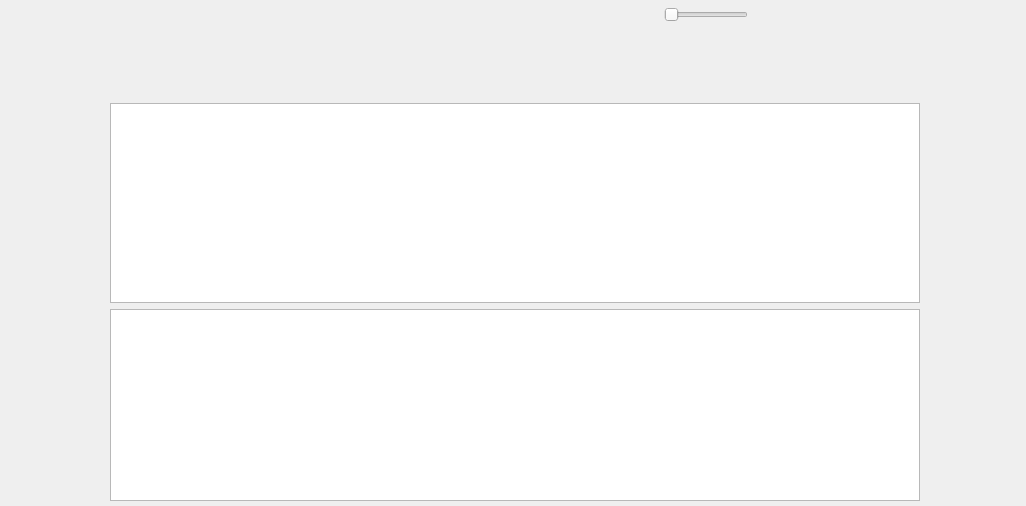
<?xml version="1.0" encoding="UTF-8"?>
<ui version="4.0">
 <class>StandardFace</class>
 <widget class="QWidget" name="StandardFace">
  <property name="geometry">
   <rect>
    <x>0</x>
    <y>0</y>
    <width>1026</width>
    <height>506</height>
   </rect>
  </property>
  <property name="windowTitle">
   <string>Widget</string>
  </property>
  <widget class="QWidget" name="dummyPanadapterPropertyWidget" native="true">
   <property name="geometry">
    <rect>
     <x>0</x>
     <y>0</y>
     <width>0</width>
     <height>0</height>
    </rect>
   </property>
   <property name="maximumSize">
    <size>
     <width>0</width>
     <height>0</height>
    </size>
   </property>
  </widget>
  <widget class="QWidget" name="gridLayoutWidget">
   <property name="geometry">
    <rect>
     <x>0</x>
     <y>0</y>
     <width>1031</width>
     <height>501</height>
    </rect>
   </property>
   <layout class="QGridLayout" name="gridLayout" rowstretch="0,1,0,0">
    <item row="0" column="1">
     <widget class="QSlider" name="volumeSlider">
      <property name="sizePolicy">
       <sizepolicy hsizetype="Maximum" vsizetype="Ignored">
        <horstretch>0</horstretch>
        <verstretch>0</verstretch>
       </sizepolicy>
      </property>
      <property name="orientation">
       <enum>Qt::Horizontal</enum>
      </property>
     </widget>
    </item>
    <item row="0" column="0">
     <widget class="QWidget" name="sMeterSlot" native="true">
      <property name="sizePolicy">
       <sizepolicy hsizetype="Fixed" vsizetype="Maximum">
        <horstretch>0</horstretch>
        <verstretch>0</verstretch>
       </sizepolicy>
      </property>
      <property name="minimumSize">
       <size>
        <width>100</width>
        <height>30</height>
       </size>
      </property>
     </widget>
    </item>
    <item row="3" column="0" colspan="2">
     <widget class="QChartView" name="timeseriesView">
      <property name="sizePolicy">
       <sizepolicy hsizetype="Expanding" vsizetype="Fixed">
        <horstretch>0</horstretch>
        <verstretch>0</verstretch>
       </sizepolicy>
      </property>
      <property name="minimumSize">
       <size>
        <width>350</width>
        <height>100</height>
       </size>
      </property>
      <property name="acceptDrops">
       <bool>false</bool>
      </property>
     </widget>
    </item>
    <item row="2" column="0" colspan="2">
     <widget class="QChartView" name="panadapterView">
      <property name="sizePolicy">
       <sizepolicy hsizetype="Minimum" vsizetype="Fixed">
        <horstretch>0</horstretch>
        <verstretch>0</verstretch>
       </sizepolicy>
      </property>
      <property name="minimumSize">
       <size>
        <width>700</width>
        <height>200</height>
       </size>
      </property>
     </widget>
    </item>
    <item row="1" column="0" colspan="2">
     <widget class="QWidget" name="frequencyReadoutHost" native="true">
      <property name="sizePolicy">
       <sizepolicy hsizetype="Preferred" vsizetype="Expanding">
        <horstretch>0</horstretch>
        <verstretch>1</verstretch>
       </sizepolicy>
      </property>
      <property name="maximumSize">
       <size>
        <width>16777215</width>
        <height>150</height>
       </size>
      </property>
      <layout class="QHBoxLayout" name="frequencyReadoutHostLayout" stretch="0,1,0">
       <property name="spacing">
        <number>0</number>
       </property>
       <property name="leftMargin">
        <number>0</number>
       </property>
       <property name="topMargin">
        <number>0</number>
       </property>
       <property name="rightMargin">
        <number>0</number>
       </property>
       <property name="bottomMargin">
        <number>0</number>
       </property>
       <item>
        <spacer name="frequencyReadoutLeftSpacer">
         <property name="orientation">
          <enum>Qt::Horizontal</enum>
         </property>
         <property name="sizeType">
          <enum>QSizePolicy::Minimum</enum>
         </property>
         <property name="sizeHint" stdset="0">
          <size>
           <width>40</width>
           <height>20</height>
          </size>
         </property>
        </spacer>
       </item>
       <item>
        <widget class="QWidget" name="frequencyReadoutSlot" native="true">
         <property name="sizePolicy">
          <sizepolicy hsizetype="Preferred" vsizetype="Preferred">
           <horstretch>0</horstretch>
           <verstretch>1</verstretch>
          </sizepolicy>
         </property>
         <property name="maximumSize">
          <size>
           <width>16777215</width>
           <height>16777215</height>
          </size>
         </property>
        </widget>
       </item>
       <item>
        <spacer name="frequencyReadoutRightSpacer">
         <property name="orientation">
          <enum>Qt::Horizontal</enum>
         </property>
         <property name="sizeType">
          <enum>QSizePolicy::Expanding</enum>
         </property>
         <property name="sizeHint" stdset="0">
          <size>
           <width>1</width>
           <height>20</height>
          </size>
         </property>
        </spacer>
       </item>
      </layout>
     </widget>
    </item>
   </layout>
  </widget>
 </widget>
 <customwidgets>
  <customwidget>
   <class>QChartView</class>
   <extends>QGraphicsView</extends>
   <header>qchartview.h</header>
  </customwidget>
 </customwidgets>
 <resources/>
 <connections/>
</ui>
